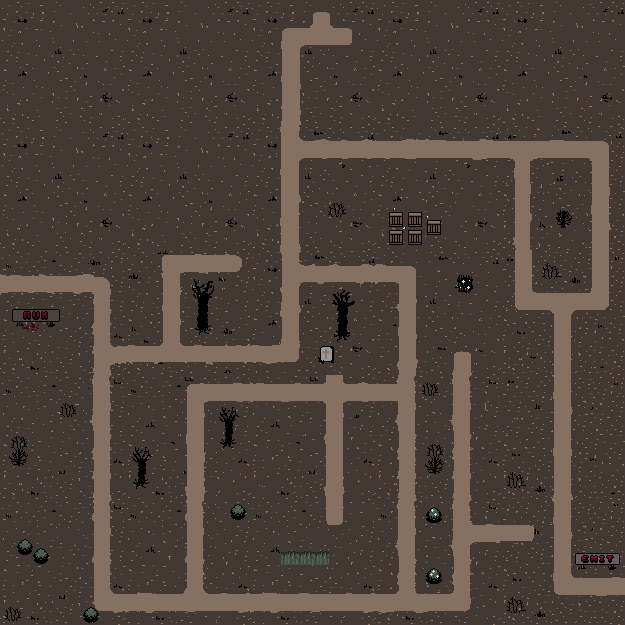

Below is a game level as drawn by its tile map, then a one-line description and the .tmx file that defines it, in full:
An orthogonal 5x5 tile map with 125x125 px tiles, 2 tile layers (Path, ground), 21 tilesets and 33 objects.

<map version="1.10" tiledversion="1.10.2" orientation="orthogonal" renderorder="right-down" width="5" height="5" tilewidth="125" tileheight="125" infinite="0" nextlayerid="7" nextobjectid="35">
 <tileset firstgid="1" source="ground.tsx" />
 <tileset firstgid="2" source="path.tsx" />
 <tileset firstgid="3" source="L.tsx" />
 <tileset firstgid="4" source="P.tsx" />
 <tileset firstgid="5" source="Q.tsx" />
 <tileset firstgid="6" source="U.tsx" />
 <tileset firstgid="7" source="V.tsx" />
 <tileset firstgid="8" source="W.tsx" />
 <tileset firstgid="9" source="X.tsx" />
 <tileset firstgid="10" source="Y.tsx" />
 <tileset firstgid="11" source="R.tsx" />
 <tileset firstgid="12" source="S.tsx" />
 <tileset firstgid="13" source="T.tsx" />
 <tileset firstgid="14" source="M.tsx" />
 <tileset firstgid="15" source="N.tsx" />
 <tileset firstgid="16" source="O.tsx" />
 <tileset firstgid="17" source="H.tsx" />
 <tileset firstgid="18" source="I.tsx" />
 <tileset firstgid="19" source="J.tsx" />
 <tileset firstgid="20" source="C.tsx" />
 <tileset firstgid="21" source="ground2.tsx" />
 <layer id="2" name="Path" width="5" height="5">
  <data encoding="csv">
21,21,20,21,21,
21,21,17,18,19,
2,3,14,15,16,
4,5,11,12,13,
6,7,8,9,10
</data>
 </layer>
 <layer id="1" name="ground" width="5" height="5">
  <data encoding="csv">
0,0,0,0,0,
0,0,0,0,0,
1,0,0,0,0,
0,0,0,0,0,
0,0,0,0,0
</data>
 </layer>
 <objectgroup id="3" name="Walls">
  <object id="1" x="-0.666667" y="-0.666667" width="280" height="252.667" />
  <object id="2" x="0.181818" y="252.545" width="161.091" height="21.0909" />
  <object id="3" x="112.182" y="274" width="49.0909" height="70.9091" />
  <object id="4" x="0.181818" y="293.273" width="92" height="331.636" />
  <object id="5" x="92.3636" y="612" width="378.182" height="12.9091" />
  <object id="6" x="471.818" y="543.636" width="80.9091" height="81.2727" />
  <object id="7" x="552.545" y="595.636" width="72.3636" height="29.0909" />
  <object id="8" x="572.364" y="311.273" width="52.5455" height="264.545" />
  <object id="9" x="609.818" y="141.273" width="15.0909" height="170" />
  <object id="10" x="352.545" y="0" width="272" height="140" />
  <object id="11" x="279.455" y="0.181818" width="31.8182" height="26.3636" />
  <object id="12" x="310.909" y="0.181818" width="41.4545" height="11.2727" />
  <object id="13" x="330.909" y="11.6364" width="21.8182" height="14.9091" />
  <object id="14" x="301.091" y="46" width="51.2727" height="93.6364" />
  <object id="15" x="181.091" y="273.273" width="99.4545" height="70.9091" />
  <object id="16" x="242.182" y="252.182" width="38.7273" height="20.9091" />
  <object id="17" x="301.091" y="158.909" width="212.727" height="105.818" />
  <object id="18" x="416.545" y="351.273" width="35.4545" height="240.909" />
  <object id="19" x="417.273" y="264.545" width="97.2727" height="86.3636" />
  <object id="20" x="534.727" y="311.636" width="17.8182" height="231.091" />
  <object id="21" x="514.909" y="310.364" width="19.4545" height="214.182" />
  <object id="22" x="471.091" y="350.545" width="43.2727" height="172.364" />
  <object id="23" x="532.364" y="159.091" width="58.9091" height="132.182" />
  <object id="24" x="111.455" y="364.182" width="74.1818" height="227.818" />
  <object id="25" x="300.182" y="283.455" width="97.4545" height="91.6364" />
  <object id="26" x="343.091" y="375.455" width="53.4545" height="7.45455" />
  <object id="27" x="186" y="375.636" width="139.091" height="7.45455" />
  <object id="28" x="186" y="362.727" width="114.545" height="12.7273" />
  <object id="29" x="344.727" y="402.182" width="52.1818" height="190.545" />
  <object id="30" x="204.364" y="525.273" width="140.364" height="67.2727" />
  <object id="31" x="205.273" y="402.182" width="119.273" height="122.364" />
  <object id="32" x="-3.25" y="273.25" width="3" height="20.375" />
 </objectgroup>
 <objectgroup id="6" name="Goal">
  <object id="34" x="622" y="585.75" />
 </objectgroup>
</map>